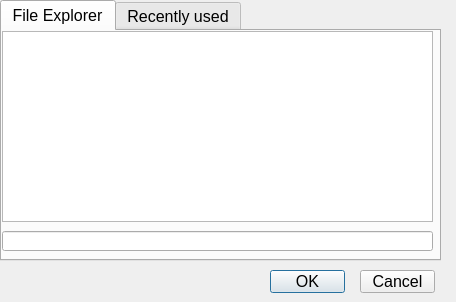
<?xml version="1.0" encoding="UTF-8"?>
<ui version="4.0">
 <class>FileExplorer</class>
 <widget class="QDialog" name="FileExplorer">
  <property name="geometry">
   <rect>
    <x>0</x>
    <y>0</y>
    <width>456</width>
    <height>302</height>
   </rect>
  </property>
  <property name="font">
   <font>
    <pointsize>12</pointsize>
   </font>
  </property>
  <property name="windowTitle">
   <string>Dialog</string>
  </property>
  <widget class="QTabWidget" name="tabWidget">
   <property name="geometry">
    <rect>
     <x>0</x>
     <y>0</y>
     <width>441</width>
     <height>261</height>
    </rect>
   </property>
   <property name="currentIndex">
    <number>0</number>
   </property>
   <widget class="QWidget" name="tab1">
    <attribute name="title">
     <string>File Explorer</string>
    </attribute>
    <widget class="QTreeView" name="treeView">
     <property name="geometry">
      <rect>
       <x>0</x>
       <y>0</y>
       <width>431</width>
       <height>191</height>
      </rect>
     </property>
    </widget>
    <widget class="QLineEdit" name="lineEdit">
     <property name="geometry">
      <rect>
       <x>0</x>
       <y>200</y>
       <width>431</width>
       <height>20</height>
      </rect>
     </property>
    </widget>
   </widget>
   <widget class="QWidget" name="tab_2">
    <attribute name="title">
     <string>Recently used</string>
    </attribute>
    <widget class="QListView" name="listView">
     <property name="geometry">
      <rect>
       <x>0</x>
       <y>0</y>
       <width>441</width>
       <height>231</height>
      </rect>
     </property>
    </widget>
   </widget>
  </widget>
  <widget class="QPushButton" name="pushButton">
   <property name="geometry">
    <rect>
     <x>270</x>
     <y>270</y>
     <width>75</width>
     <height>23</height>
    </rect>
   </property>
   <property name="text">
    <string>OK</string>
   </property>
  </widget>
  <widget class="QPushButton" name="pushButton_2">
   <property name="geometry">
    <rect>
     <x>360</x>
     <y>270</y>
     <width>75</width>
     <height>23</height>
    </rect>
   </property>
   <property name="text">
    <string>Cancel</string>
   </property>
  </widget>
 </widget>
 <resources/>
 <connections/>
</ui>
